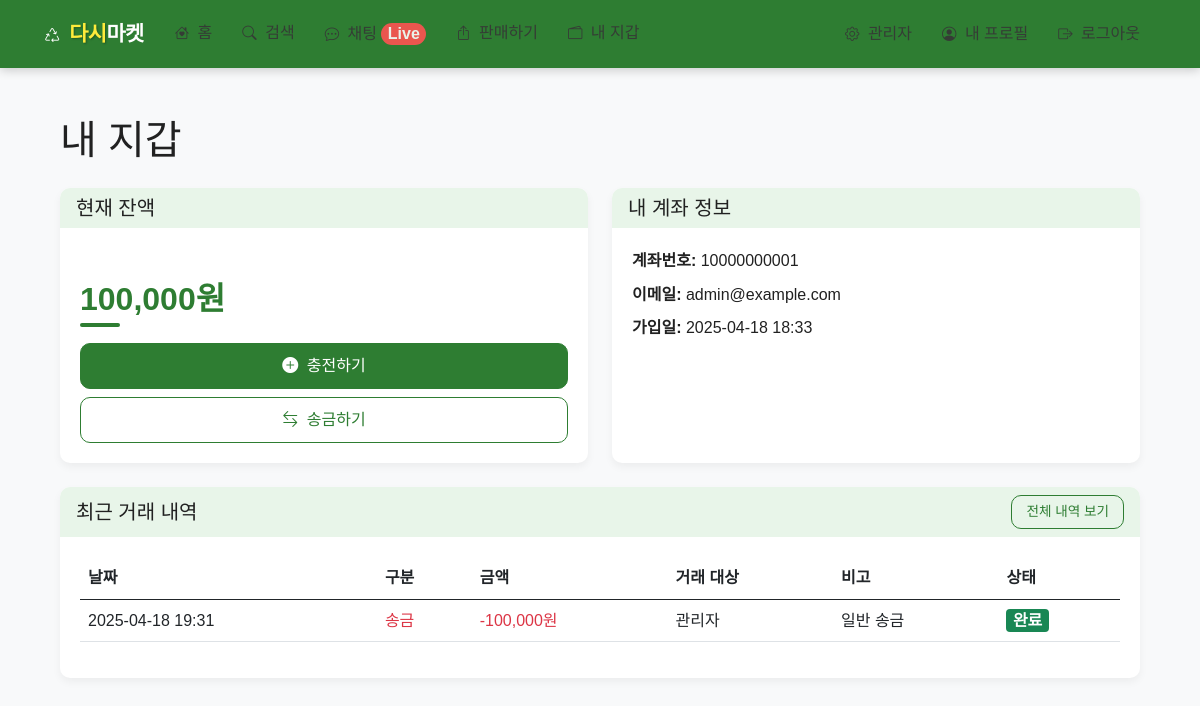
The app's page /wallet/ (signed in) with its own data.
### app/models.py (models this page shows, shortened)
class Wallet(db.Model):
    __tablename__ = 'wallets'
    id = db.Column(db.Integer, primary_key=True)
    user_id = db.Column(db.Integer, db.ForeignKey('users.id'), nullable=False)
    balance = db.Column(db.Integer, default=0)
    created_at = db.Column(db.DateTime, default=datetime.utcnow)
    updated_at = db.Column(db.DateTime, default=datetime.utcnow, onupdate=datetime.utcnow)
    sent_transfers = db.relationship('Transfer', foreign_keys='Transfer.sender_id', backref='sender', lazy='dynamic')
    received_transfers = db.relationship('Transfer', foreign_keys='Transfer.receiver_id', backref='receiver', lazy='dynamic')

class User(UserMixin, db.Model):
    __tablename__ = 'users'
    id = db.Column(db.Integer, primary_key=True)
    email = db.Column(db.String(120), unique=True, nullable=False)
    password_hash = db.Column(db.String(256), nullable=False)
    username = db.Column(db.String(64), nullable=False)
    profile_image = db.Column(db.String(120), nullable=True)
    created_at = db.Column(db.DateTime, default=datetime.utcnow)
    is_admin = db.Column(db.Boolean, default=False)
    is_active = db.Column(db.Boolean, default=True)
    products = db.relationship('Product', backref='seller', lazy='dynamic')
    wallet = db.relationship('Wallet', backref='user', uselist=False)

class Transfer(db.Model):
    __tablename__ = 'transfers'
    id = db.Column(db.Integer, primary_key=True)
    sender_id = db.Column(db.Integer, db.ForeignKey('wallets.id'), nullable=False)
    receiver_id = db.Column(db.Integer, db.ForeignKey('wallets.id'), nullable=False)
    amount = db.Column(db.Integer, nullable=False)
    product_id = db.Column(db.Integer, db.ForeignKey('products.id'), nullable=True)
    status = db.Column(db.String(20), default='completed')  # completed, pending, failed
    created_at = db.Column(db.DateTime, default=datetime.utcnow)

### app/wallet/routes.py (the view)
@bp.route('/', methods=['GET'])
@login_required
def index():
    if not current_user.wallet:
        wallet = Wallet(user_id=current_user.id)
        db.session.add(wallet)
        db.session.commit()
    transfers = (Transfer.query
                .filter((Transfer.sender_id == current_user.wallet.id) |
                        (Transfer.receiver_id == current_user.wallet.id))
                .order_by(desc(Transfer.created_at))
                .limit(10)
                .all())
    return render_template('wallet/index.html', title='내 지갑', transfers=transfers)

### app/models.py (called while the page is built)
@login_manager.user_loader
def load_user(id):
    return User.query.get(int(id))

### app/templates/wallet/index.html (shortened to what this page needs)
{% extends 'base.html' %}
{% block content %}
<div class="container">
    <h1 class="mb-4">내 지갑</h1>
    <div class="row">
        <div class="col-md-6 mb-4">
            <div class="card">
                <div class="card-header">
                    <h5 class="mb-0">현재 잔액</h5>
                </div>
                <div class="card-body">
                    <h2 class="text-primary mb-4">{{ current_user.wallet.balance|format_number }}원</h2>
                    <div class="d-grid gap-2">
                        <a href="{{ url_for('wallet.charge') }}" class="btn btn-primary">
                            <i class="bi bi-plus-circle-fill me-1"></i> 충전하기
                        </a>
                        <a href="{{ url_for('wallet.transfer') }}" class="btn btn-outline-primary">
                            <i class="bi bi-arrow-left-right me-1"></i> 송금하기
                        </a>
                    </div>
                </div>
            </div>
        </div>
        <div class="col-md-6 mb-4">
            <div class="card">
                <div class="card-header">
                    <h5 class="mb-0">내 계좌 정보</h5>
                </div>
                <div class="card-body">
                    <p class="mb-2"><strong>계좌번호:</strong> {{ current_user.id }}{{ '%010d'|format(current_user.wallet.id) }}</p>
                    <p class="mb-2"><strong>이메일:</strong> {{ current_user.email }}</p>
                    <p class="mb-0"><strong>가입일:</strong> {{ current_user.created_at|date_format }}</p>
                </div>
            </div>
        </div>
    </div>
    <div class="card">
        <div class="card-header d-flex justify-content-between align-items-center">
            <h5 class="mb-0">최근 거래 내역</h5>
            <a href="{{ url_for('wallet.history') }}" class="btn btn-sm btn-outline-primary">전체 내역 보기</a>
        </div>
        <div class="card-body">
            {% if transfers %}
            <div class="table-responsive">
                <table class="table table-hover">
                    <thead>
                        <tr>
                            <th>날짜</th>
                            <th>구분</th>
                            <th>금액</th>
                            <th>거래 대상</th>
                            <th>비고</th>
                            <th>상태</th>
                        </tr>
                    </thead>
                    <tbody>
                        {% for transfer in transfers %}
                        <tr>
                            <td>{{ transfer.created_at|date_format }}</td>
                            <td>
                                {% if transfer.sender_id == current_user.wallet.id %}
                                <span class="text-danger">송금</span>
                                {% else %}
                                <span class="text-success">입금</span>
                                {% endif %}
                            </td>
                            <td>
                                {% if transfer.sender_id == current_user.wallet.id %}
                                <span class="text-danger">-{{ transfer.amount|format_number }}원</span>
                                {% else %}
                                <span class="text-success">+{{ transfer.amount|format_number }}원</span>
                                {% endif %}
                            </td>
                            <td>
                                {% if transfer.sender_id == current_user.wallet.id %}
                                {{ transfer.receiver.user.username }}
                                {% else %}
                                {{ transfer.sender.user.username }}
                                {% endif %}
                            </td>
                            <td>
                                {% if transfer.product_id %}
                                <a href="{{ url_for('product.view_product', product_id=transfer.product_id) }}">
                                    상품 구매
                                </a>
                                {% else %}
                                일반 송금
                                {% endif %}
                            </td>
                            <td>
                                <span class="badge {% if transfer.status == 'completed' %}bg-success{% elif transfer.status == 'pending' %}bg-warning{% else %}bg-danger{% endif %}">
                                    {% if transfer.status == 'completed' %}완료{% elif transfer.status == 'pending' %}처리중{% else %}실패{% endif %}
                                </span>
                            </td>
                        </tr>
                        {% endfor %}
                    </tbody>
                </table>
            </div>
            {% else %}
            <div class="alert alert-info">
                아직 거래 내역이 없습니다.
            </div>
            {% endif %}
        </div>
    </div>
</div>
{% endblock %}

### app/static/css/style.css (style rules this page uses)
:root { --primary-color: #FF7E36; --secondary-color: #56C4C5; --accent-color: #3A86FF; --light-color: #FFF8F0; --dark-color: #363636; --gray-color: #f8f9fa; --border-radius: 10px; --box-shadow: 0 4px 12px rgba(0, 0, 0, 0.08); }
body { font-family: 'Pretendard', 'Noto Sans KR', -apple-system, BlinkMacSystemFont, sans-serif; background-color: var(--light-color); color: var(--dark-color); line-height: 1.6; padding-bottom: 0; }
.btn { border-radius: var(--border-radius); font-weight: 500; padding: 10px 20px; transition: all 0.2s ease; }
.btn-primary { background-color: var(--primary-color) !important; border-color: var(--primary-color) !important; }
.btn-outline-primary { color: var(--primary-color) !important; border-color: var(--primary-color) !important; }
.btn-sm { padding: 6px 14px; font-size: 0.85rem; }
.container { padding: 20px 15px; }
.card { border-radius: var(--border-radius); border: none; box-shadow: var(--box-shadow); transition: transform 0.3s ease, box-shadow 0.3s ease; overflow: hidden; height: 100%; background-color: white; }
.card-body { padding: 1.25rem; }
h2 { font-weight: 700; margin-top: 2rem; margin-bottom: 1.5rem; position: relative; display: inline-block; }
h2:after { content: ''; position: absolute; bottom: -8px; left: 0; width: 40px; height: 4px; background-color: var(--primary-color); border-radius: 2px; }

### app/templates/base.html (style rules this page uses)
:root { --primary-color: #2E7D32; --secondary-color: #1B5E20; --accent-color: #FF5252; --accent-color-dark: #D32F2F; --background-color: #F8F9FA; --light-accent: #E8F5E9; --text-color: #212121; --light-text: #FFFFFF; --border-radius: 10px; }
body { font-family: 'Pretendard', 'Noto Sans KR', sans-serif; background-color: var(--background-color); color: var(--text-color); }
.btn-primary { background-color: var(--primary-color); border-color: var(--primary-color); color: var(--light-text); }
.btn-outline-primary { color: var(--primary-color); border-color: var(--primary-color); }
.card { border-radius: var(--border-radius); box-shadow: 0 4px 8px rgba(0, 0, 0, 0.05); border: none; }
.card-header { background-color: var(--light-accent); border-bottom: none; font-weight: 600; }
.text-primary { color: var(--primary-color) !important; }
.badge { font-size: inherit; padding: 0.2em 0.4em; }

### records on screen
Wallet: wallet.balance "100,000", wallet.id "0000000001"
User: id "1", email "admin@example.com", created_at "2025-04-18 18:33"
Transfer: shows "송금", shows "일반 송금", status "완료"
